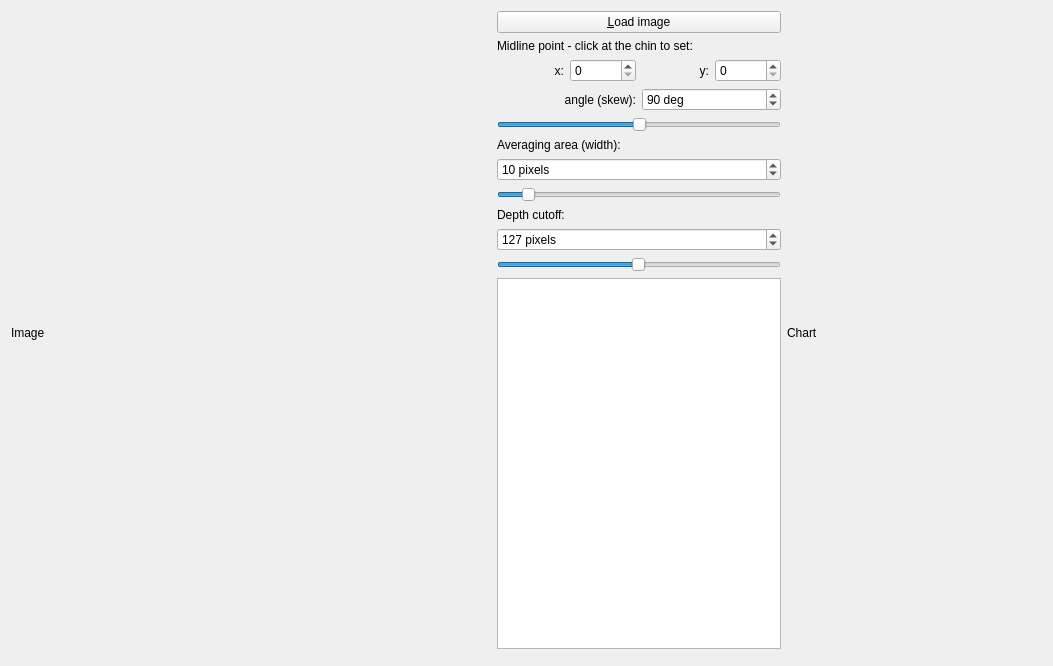
<?xml version="1.0" encoding="UTF-8"?>
<ui version="4.0">
 <class>Widget</class>
 <widget class="QWidget" name="Widget">
  <property name="geometry">
   <rect>
    <x>0</x>
    <y>0</y>
    <width>1053</width>
    <height>666</height>
   </rect>
  </property>
  <property name="minimumSize">
   <size>
    <width>480</width>
    <height>640</height>
   </size>
  </property>
  <property name="maximumSize">
   <size>
    <width>16777215</width>
    <height>666</height>
   </size>
  </property>
  <property name="windowTitle">
   <string>FIDMAA</string>
  </property>
  <layout class="QGridLayout" name="gridLayout_2">
   <item row="0" column="0">
    <layout class="QGridLayout" name="gridLayout">
     <item row="0" column="1">
      <layout class="QVBoxLayout" name="verticalLayout_2">
       <item>
        <widget class="QPushButton" name="loadJPEGButton">
         <property name="text">
          <string>&amp;Load image</string>
         </property>
        </widget>
       </item>
       <item>
        <widget class="QLabel" name="label_2">
         <property name="text">
          <string>Midline point - click at the chin to set:</string>
         </property>
        </widget>
       </item>
       <item>
        <layout class="QHBoxLayout" name="horizontalLayout">
         <item>
          <widget class="QLabel" name="label_3">
           <property name="text">
            <string>x:</string>
           </property>
           <property name="alignment">
            <set>Qt::AlignRight|Qt::AlignTrailing|Qt::AlignVCenter</set>
           </property>
           <property name="wordWrap">
            <bool>false</bool>
           </property>
          </widget>
         </item>
         <item>
          <widget class="QSpinBox" name="xValue">
           <property name="maximum">
            <number>480</number>
           </property>
          </widget>
         </item>
         <item>
          <widget class="QLabel" name="label_4">
           <property name="text">
            <string>y:</string>
           </property>
           <property name="alignment">
            <set>Qt::AlignRight|Qt::AlignTrailing|Qt::AlignVCenter</set>
           </property>
          </widget>
         </item>
         <item>
          <widget class="QSpinBox" name="yValue">
           <property name="maximum">
            <number>640</number>
           </property>
          </widget>
         </item>
        </layout>
       </item>
       <item>
        <layout class="QHBoxLayout" name="horizontalLayout_2">
         <item>
          <widget class="QLabel" name="label_5">
           <property name="text">
            <string>angle (skew):</string>
           </property>
           <property name="alignment">
            <set>Qt::AlignRight|Qt::AlignTrailing|Qt::AlignVCenter</set>
           </property>
          </widget>
         </item>
         <item>
          <widget class="QSpinBox" name="angleValue">
           <property name="suffix">
            <string> deg</string>
           </property>
           <property name="prefix">
            <string/>
           </property>
           <property name="minimum">
            <number>45</number>
           </property>
           <property name="maximum">
            <number>135</number>
           </property>
           <property name="value">
            <number>90</number>
           </property>
          </widget>
         </item>
        </layout>
       </item>
       <item>
        <widget class="QSlider" name="angleSlider">
         <property name="minimum">
          <number>45</number>
         </property>
         <property name="maximum">
          <number>135</number>
         </property>
         <property name="value">
          <number>90</number>
         </property>
         <property name="orientation">
          <enum>Qt::Horizontal</enum>
         </property>
        </widget>
       </item>
       <item>
        <widget class="QLabel" name="label_7">
         <property name="text">
          <string>Averaging area (width):</string>
         </property>
        </widget>
       </item>
       <item>
        <widget class="QSpinBox" name="areaValue">
         <property name="suffix">
          <string> pixels</string>
         </property>
         <property name="minimum">
          <number>1</number>
         </property>
         <property name="maximum">
          <number>100</number>
         </property>
         <property name="value">
          <number>10</number>
         </property>
        </widget>
       </item>
       <item>
        <widget class="QSlider" name="angleSlider_2">
         <property name="minimum">
          <number>1</number>
         </property>
         <property name="maximum">
          <number>100</number>
         </property>
         <property name="value">
          <number>10</number>
         </property>
         <property name="orientation">
          <enum>Qt::Horizontal</enum>
         </property>
        </widget>
       </item>
       <item>
        <widget class="QLabel" name="label">
         <property name="text">
          <string>Depth cutoff:</string>
         </property>
        </widget>
       </item>
       <item>
        <widget class="QSpinBox" name="depthCutoffValue">
         <property name="suffix">
          <string> pixels</string>
         </property>
         <property name="maximum">
          <number>255</number>
         </property>
         <property name="value">
          <number>127</number>
         </property>
        </widget>
       </item>
       <item>
        <widget class="QSlider" name="horizontalSlider">
         <property name="maximum">
          <number>255</number>
         </property>
         <property name="value">
          <number>127</number>
         </property>
         <property name="orientation">
          <enum>Qt::Horizontal</enum>
         </property>
        </widget>
       </item>
       <item>
        <widget class="QPlainTextEdit" name="dataOutputEdit">
         <property name="readOnly">
          <bool>true</bool>
         </property>
        </widget>
       </item>
      </layout>
     </item>
     <item row="0" column="0" rowspan="2">
      <widget class="QClickableLabel" name="imageLabel">
       <property name="sizePolicy">
        <sizepolicy hsizetype="Fixed" vsizetype="Fixed">
         <horstretch>0</horstretch>
         <verstretch>0</verstretch>
        </sizepolicy>
       </property>
       <property name="minimumSize">
        <size>
         <width>480</width>
         <height>640</height>
        </size>
       </property>
       <property name="maximumSize">
        <size>
         <width>480</width>
         <height>640</height>
        </size>
       </property>
       <property name="text">
        <string>Image</string>
       </property>
      </widget>
     </item>
    </layout>
   </item>
   <item row="0" column="1">
    <widget class="QClickableLabel" name="chartLabel">
     <property name="minimumSize">
      <size>
       <width>255</width>
       <height>640</height>
      </size>
     </property>
     <property name="text">
      <string>Chart</string>
     </property>
    </widget>
   </item>
  </layout>
  <action name="actionShow_chart">
   <property name="text">
    <string>Show chart</string>
   </property>
  </action>
 </widget>
 <customwidgets>
  <customwidget>
   <class>QClickableLabel</class>
   <extends>QLabel</extends>
   <header>qclickablelabel.h</header>
  </customwidget>
 </customwidgets>
 <resources/>
 <connections>
  <connection>
   <sender>angleSlider</sender>
   <signal>valueChanged(int)</signal>
   <receiver>angleValue</receiver>
   <slot>setValue(int)</slot>
   <hints>
    <hint type="sourcelabel">
     <x>531</x>
     <y>150</y>
    </hint>
    <hint type="destinationlabel">
     <x>627</x>
     <y>125</y>
    </hint>
   </hints>
  </connection>
  <connection>
   <sender>angleSlider_2</sender>
   <signal>valueChanged(int)</signal>
   <receiver>areaValue</receiver>
   <slot>setValue(int)</slot>
   <hints>
    <hint type="sourcelabel">
     <x>558</x>
     <y>251</y>
    </hint>
    <hint type="destinationlabel">
     <x>578</x>
     <y>213</y>
    </hint>
   </hints>
  </connection>
  <connection>
   <sender>angleValue</sender>
   <signal>valueChanged(int)</signal>
   <receiver>angleSlider</receiver>
   <slot>setValue(int)</slot>
   <hints>
    <hint type="sourcelabel">
     <x>624</x>
     <y>115</y>
    </hint>
    <hint type="destinationlabel">
     <x>633</x>
     <y>152</y>
    </hint>
   </hints>
  </connection>
  <connection>
   <sender>areaValue</sender>
   <signal>valueChanged(int)</signal>
   <receiver>angleSlider_2</receiver>
   <slot>setValue(int)</slot>
   <hints>
    <hint type="sourcelabel">
     <x>598</x>
     <y>209</y>
    </hint>
    <hint type="destinationlabel">
     <x>610</x>
     <y>247</y>
    </hint>
   </hints>
  </connection>
  <connection>
   <sender>horizontalSlider</sender>
   <signal>valueChanged(int)</signal>
   <receiver>depthCutoffValue</receiver>
   <slot>setValue(int)</slot>
   <hints>
    <hint type="sourcelabel">
     <x>557</x>
     <y>342</y>
    </hint>
    <hint type="destinationlabel">
     <x>545</x>
     <y>309</y>
    </hint>
   </hints>
  </connection>
  <connection>
   <sender>depthCutoffValue</sender>
   <signal>valueChanged(int)</signal>
   <receiver>horizontalSlider</receiver>
   <slot>setValue(int)</slot>
   <hints>
    <hint type="sourcelabel">
     <x>636</x>
     <y>305</y>
    </hint>
    <hint type="destinationlabel">
     <x>636</x>
     <y>343</y>
    </hint>
   </hints>
  </connection>
 </connections>
</ui>
